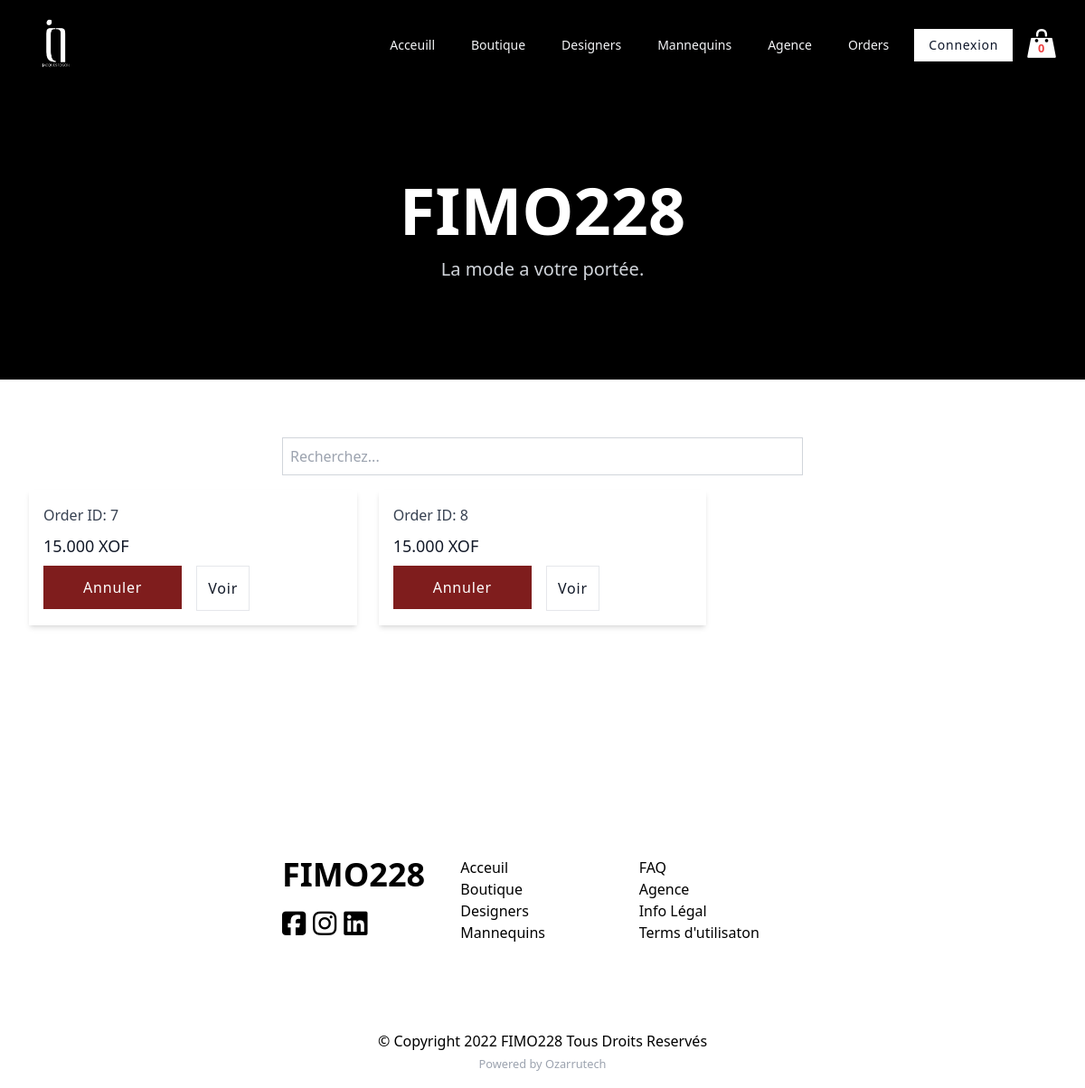
The app's page /shop/orders/, older data.
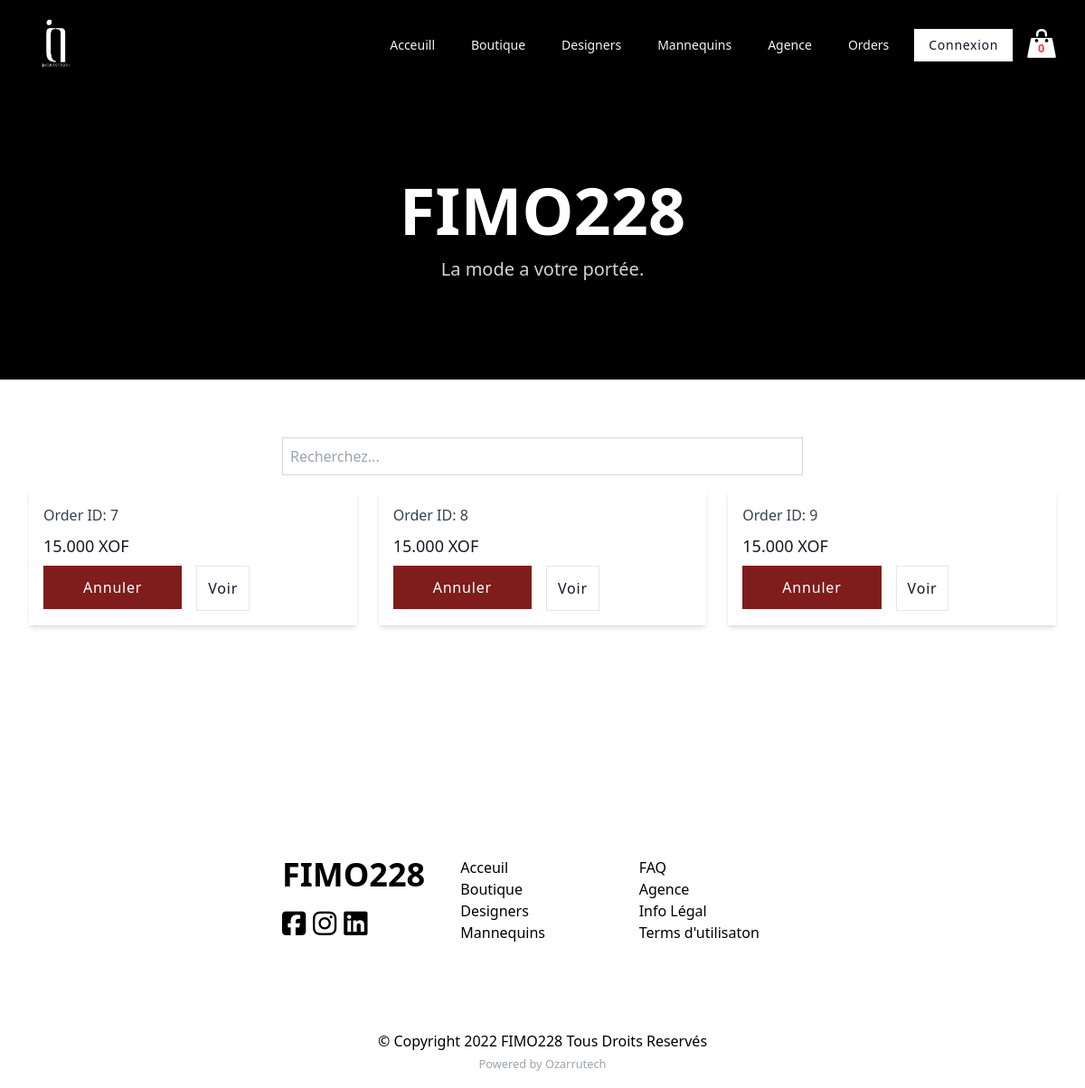
The same page, newer data.
### shop/models.py (models this page shows, shortened)
class Order(models.Model):
    order_id = models.CharField(max_length=24)
    customer = models.ForeignKey(
        Customer, on_delete=models.SET_NULL, null=True)
    odered_at = models.DateTimeField(auto_now_add=True)
    is_payed = models.BooleanField(default=False, null=False, blank=False)
    is_delivered = models.BooleanField(default=False, null=False, blank=False)

### shop/views.py (the view)
# urls.py: path('orders/', orders, name='orders'),
def orders(req):
    data = cartData(req)
    cartItems = data['cartItems']
    orders = Order.objects.all()
    context = {'orders': orders, 'cartItems': cartItems, 'title': 'orders'}
    return render(req, 'shop/orders.html', context)

### shop/utils.py (called while the page is built, shortened)
def cookieCart(req):
    try:
        cart = json.loads(req.COOKIES['cart'])
    except:
        cart = {}
    print('Cart:', cart)
    items = []
    order = {
        'get_cart_items': 0,
        'get_cart_total': 0
    }
    cartItems = order['get_cart_items']
    return {'cartItems': cartItems, 'order': order, 'items': items}

def cartData(req):
    if req.user.is_authenticated:
        customer = req.user.customer
        order, created = Order.objects.get_or_create(
            customer=customer, is_payed=False)
        items = order.orderitem_set.all()
        cartItems = order.get_cart_items
    else:
        cookieData = cookieCart(req)
        cartItems = cookieData['cartItems']
        order = cookieData['order']
        items = cookieData['items']
    return {'cartItems': cartItems, 'order': order, 'items': items}

### shop/templates/shop/orders.html (shortened to what this page needs)
{% extends 'main.html' %} {% load static %} {% block content %}
  <div class="py-24 w-full bg-black h-80 text-center text-white ">
    <h1 class="text-5xl font-extrabold lg:font-black lg:text-7xl">FIMO228</h1>
    <p class="mt-4 text-xl text-gray-300">La mode a votre portée.</p>
  </div>
<div class="max-w-7xl mx-auto py-16 px-8 lg:px-8">
  <div class="max-w-xl mb-4 mx-auto">
    <form  action="{% url 'orders' %}" method="get">
      <input class="p-2 border border-gray-300  w-full" type="text" name="query" placeholder="Recherchez...">
    </form>
  </div>
  <div
    class="grid grid-cols-1 gap-8 md:grid-cols-2 md:gap-6 lg:grid-cols-3 xl:grid-cols-4 xl:gap-6"
  >
    {% for order in orders %}
    <div class="shadow-md rounded-none overflow-hidden block">
      <div class="m-4">
        <h3 class="mt-2 text-md text-gray-700">Order ID: {{order.id}}</h3>
        <p class="my-2 text-lg font-medium text-gray-900">
          {{order.total}} 15.000 XOF
        </p>
        <div class="flex flex-auto space-x-4">
      <button
        data-order="{{order.id}}"
        data-action="add"
        class="flex-none px-6 h-12 md:px-11 title font-small tracking-wider bg-red-900 hover:bg-red-700 text-white update-cart"
        type="button"
      >Annuler
      </button>
          <a
  class="inline-block p-3 title font-medium tracking-wider border border-grey-300 text-gray-900 bg-white"
  href="#"
  >Voir </a>
        </div>
      </div>
    </div>
    {% endfor %}
  </div>
  </div>
  </div>
 {% endblock %}

Row changes from the older to the newer data that the page shows:
added Order: id "9"
